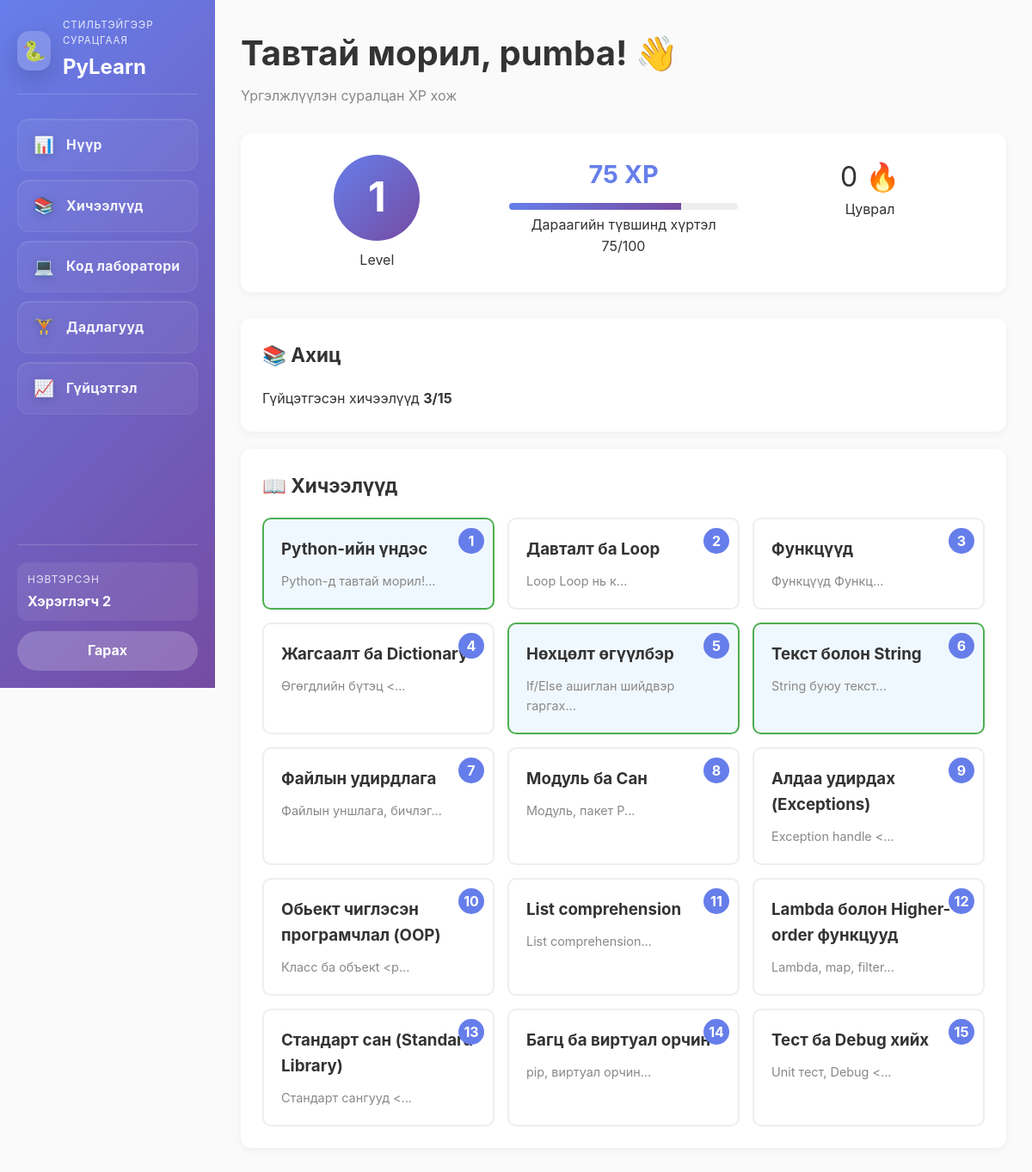
/dashboard (signed in), run on the app's committed database.
### database.py (models this page shows, shortened)
class User(db.Model):
    __tablename__ = 'users'
    id = db.Column(db.Integer, primary_key=True)
    username = db.Column(db.String(80), unique=True, nullable=False)
    password = db.Column(db.String(255), nullable=False)
    xp = db.Column(db.Integer, default=0)
    level = db.Column(db.Integer, default=1)
    created_at = db.Column(db.DateTime, default=datetime.utcnow)
    lessons = db.relationship('Progress', backref='user', lazy=True, cascade='all, delete-orphan')
    quiz_attempts = db.relationship('QuizAttempt', backref='user', lazy=True, cascade='all, delete-orphan')

class Lesson(db.Model):
    __tablename__ = 'lessons'
    id = db.Column(db.Integer, primary_key=True)
    title = db.Column(db.String(255), nullable=False)
    content = db.Column(db.Text, nullable=False)
    code_example = db.Column(db.Text, nullable=False)
    order = db.Column(db.Integer, default=0)
    quizzes = db.relationship('Quiz', backref='lesson', lazy=True, cascade='all, delete-orphan')
    progress = db.relationship('Progress', backref='lesson', lazy=True, cascade='all, delete-orphan')

### app.py (the view)
@app.route('/dashboard')
@login_required
def dashboard():
    user = User.query.get(session['user_id'])
    lessons = Lesson.query.order_by(Lesson.order).all()
    completed_lessons = Progress.query.filter_by(
        user_id=user.id, completed=True
    ).count()
    total_lessons = len(lessons)
    streak = QuizAttempt.get_streak(user.id)
    current_xp_for_level = int((user.level - 1) ** 2 * 100)
    next_xp_for_level = int(user.level ** 2 * 100)
    xp_progress = user.xp - current_xp_for_level
    xp_needed = next_xp_for_level - current_xp_for_level
    xp_percentage = int((xp_progress / xp_needed) * 100) if xp_needed > 0 else 0
    return render_template('dashboard.html',
        user=user,
        lessons=lessons,
        completed_lessons=completed_lessons,
        total_lessons=total_lessons,
        streak=streak,
        xp_percentage=xp_percentage,
        xp_progress=xp_progress,
        xp_needed=xp_needed
    )

### app.py (called while the page is built)
def login_required(f):
    @wraps(f)
    def decorated_function(*args, **kwargs):
        if 'user_id' not in session:
            return redirect(url_for('login'))
        return f(*args, **kwargs)
    return decorated_function

### database.py (called while the page is built)
    def get_streak(user_id):
        attempts = QuizAttempt.query.filter_by(user_id=user_id).order_by(QuizAttempt.attempted_at.desc()).all()
        streak = 0
        for attempt in attempts:
            if attempt.correct:
                streak += 1
            else:
                break
        return streak

### templates/dashboard.html (shortened to what this page needs)
{% extends "base.html" %}
{% block content %}
<div class="dashboard">
    <div class="header">
        <h1>Тавтай морил, {{ user.username }}! 👋</h1>
        <p>Үргэлжлүүлэн суралцан XP хож</p>
    </div>
    <div class="card stats-card">
        <div class="stat-item">
            <div class="level-badge">{{ user.level }}</div>
            <p>Level</p>
        </div>
        <div class="stat-item">
            <div class="xp-display">{{ user.xp }} XP</div>
            <div class="xp-bar">
                <div class="xp-fill" style="width: {{ xp_percentage }}%"></div>
            </div>
            <p>Дараагийн түвшинд хүртэл {{ xp_progress }}/{{ xp_needed }}</p>
        </div>
        <div class="stat-item">
            <div class="streak">{{ streak }} 🔥</div>
            <p>Цуврал</p>
        </div>
    </div>
    <div class="card">
        <h2>📚 Ахиц</h2>
        <div class="progress-overview">
            <div class="progress-item">
                <span>Гүйцэтгэсэн хичээлүүд</span>
                <strong>{{ completed_lessons }}/{{ total_lessons }}</strong>
            </div>
        </div>
    </div>
    <div class="card" id="lessons">
        <h2>📖 Хичээлүүд</h2>
        <div class="lessons-grid">
            {% for lesson in lessons %}
            <a href="{{ url_for('lesson', lesson_id=lesson.id) }}" class="lesson-card {% if (lesson.progress | selectattr('user_id', 'equalto', user.id) | selectattr('completed', 'equalto', True) | list) %}completed{% endif %}">
                <div class="lesson-badge">{{ lesson.order }}</div>
                <h3>{{ lesson.title }}</h3>
                <p>{{ lesson.content[:60] | striptags }}...</p>
            </a>
            {% endfor %}
        </div>
    </div>
</div>
{% endblock %}

### templates/base.html (shortened to what this page needs)
<!DOCTYPE html>
<html lang="en">
<head>
    <link rel="stylesheet" href="{{ url_for('static', filename='css/style.css') }}">
</head>
<body {% if session.get('user_id') and not (hide_sidebar|default(false)) %}class="logged-in"{% endif %}>
    {% if session.get('user_id') and not (hide_sidebar|default(false)) %}
    <div class="sidebar">
        <div class="sidebar-brand">
            <div class="brand-icon">🐍</div>
            <div>
                <p class="brand-kicker">Стильтэйгээр сурацгаая</p>
                <h2>PyLearn</h2>
            </div>
        </div>
        <nav class="sidebar-nav">
            <a href="{{ url_for('dashboard') }}" class="nav-link">
                <span class="icon">📊</span>
                <span class="nav-label">Нүүр</span>
            </a>
            <a href="{{ url_for('dashboard') }}#lessons" class="nav-link">
                <span class="icon">📚</span>
                <span class="nav-label">Хичээлүүд</span>
            </a>
            <a href="{{ url_for('code_lab') }}" class="nav-link">
                <span class="icon">💻</span>
                <span class="nav-label">Код лаборатори</span>
            </a>
            <a href="{{ url_for('exercises') }}" class="nav-link">
                <span class="icon">🏋️</span>
                <span class="nav-label">Дадлагууд</span>
            </a>
            <a href="{{ url_for('progress') }}" class="nav-link">
                <span class="icon">📈</span>
                <span class="nav-label">Гүйцэтгэл</span>
            </a>
        </nav>
        <div class="sidebar-footer">
            <div class="user-profile">
                <p class="user-tag">Нэвтэрсэн</p>
                <p class="user-name">Хэрэглэгч {{ session.get('user_id') }}</p>
            </div>
            <a href="{{ url_for('logout') }}" class="logout-btn">Гарах</a>
        </div>
    </div>
    {% endif %}
    <div class="main-content">
        {% block content %}{% endblock %}
    </div>
</body>
</html>

### static/css/style.css (style rules this page uses)
html, body { width: 100%; height: 100%; margin: 0; padding: 0; overflow-x: hidden; }
body { min-height: 100vh; }
* { margin: 0; padding: 0; box-sizing: border-box; }
:root { --primary: #667eea; --secondary: #764ba2; --success: #4caf50; --error: #f44336; --light: #f5f5f5; --dark: #333; --border: #eee; }
body { font-family: -apple-system, BlinkMacSystemFont, 'Segoe UI', Roboto, 'Helvetica Neue', Arial, sans-serif; background: #fafafa; color: var(--dark); line-height: 1.6; }
html, body { height: 100%; }
.sidebar { position: fixed; left: 0; top: 0; width: 250px; height: 100vh; background: linear-gradient(135deg, var(--primary), var(--secondary)); color: white; padding: 20px; overflow-y: auto; z-index: 1000; }
.main-content { margin-left: 0; min-height: 100vh; background: #fafafa; }
body.logged-in .main-content { margin-left: 250px; }
.dashboard { margin-left: 0; }
.sidebar { display: flex; flex-direction: column; gap: 28px; }
.sidebar-brand { display: flex; align-items: center; gap: 14px; padding-bottom: 12px; border-bottom: 1px solid rgba(255, 255, 255, 0.18); }
.brand-icon { width: 46px; height: 46px; border-radius: 14px; display: grid; place-items: center; background: rgba(255, 255, 255, 0.18); box-shadow: 0 10px 24px rgba(15, 23, 42, 0.18); font-size: 1.4rem; }
.brand-kicker { font-size: 0.72rem; text-transform: uppercase; letter-spacing: 0.08em; opacity: 0.85; margin-bottom: 2px; }
.sidebar-nav { display: flex; flex-direction: column; gap: 10px; flex: 1; }
.nav-link { display: flex; align-items: center; gap: 12px; padding: 14px 16px; color: rgba(255, 255, 255, 0.92); text-decoration: none; border-radius: 14px; border: 1px solid rgba(255, 255, 255, 0.08); background: rgba(255, 255, 255, 0.05); transition: all 0.3s ease; box-shadow: inset 0 1px 0 rgba(255, 255, 255, 0.1); }
.icon { font-size: 1.2em; width: 28px; text-align: center; filter: drop-shadow(0 2px 4px rgba(15, 23, 42, 0.2)); }
.nav-label { font-size: 0.98rem; font-weight: 700; letter-spacing: 0.02em; }
.sidebar-footer { margin-top: auto; padding-top: 20px; border-top: 1px solid rgba(255, 255, 255, 0.18); display: flex; flex-direction: column; gap: 12px; }
.user-profile { text-align: left; padding: 10px 12px; border-radius: 12px; background: rgba(255, 255, 255, 0.08); }
.user-tag { font-size: 0.75rem; text-transform: uppercase; letter-spacing: 0.08em; opacity: 0.8; margin-bottom: 4px; }
.user-name { font-weight: 700; margin-bottom: 0; }
.logout-btn { display: inline-block; padding: 10px 16px; background: rgba(255, 255, 255, 0.2); color: white; border: none; border-radius: 999px; cursor: pointer; text-decoration: none; font-weight: 700; text-align: center; transition: all 0.3s ease; }
.card { background: white; padding: 25px; border-radius: 12px; box-shadow: 0 2px 10px rgba(0, 0, 0, 0.05); margin-bottom: 20px; }
.card h2 { margin-top: 0; margin-bottom: 20px; font-size: 1.4em; }

### templates/dashboard.html (style rules this page uses)
.dashboard { padding: 30px; }
.header { margin-bottom: 30px; }
.header h1 { font-size: 2.5em; margin: 0; }
.header p { color: #888; margin: 5px 0 0 0; }
.stats-card { display: grid; grid-template-columns: repeat(auto-fit, minmax(150px, 1fr)); gap: 20px; margin-bottom: 30px; }
.stat-item { text-align: center; }
.level-badge { font-size: 3em; font-weight: bold; background: linear-gradient(135deg, #667eea 0%, #764ba2 100%); color: white; border-radius: 50%; width: 100px; height: 100px; display: flex; align-items: center; justify-content: center; margin: 0 auto 10px; }
.xp-display { font-size: 1.8em; font-weight: bold; color: #667eea; margin-bottom: 10px; }
.xp-bar { width: 100%; height: 8px; background: #eee; border-radius: 10px; overflow: hidden; margin-bottom: 5px; }
.xp-fill { height: 100%; background: linear-gradient(90deg, #667eea, #764ba2); transition: width 0.5s ease; }
.streak { font-size: 2em; }
.lessons-grid { display: grid; grid-template-columns: repeat(auto-fill, minmax(200px, 1fr)); gap: 15px; }
.lesson-card { padding: 20px; border: 2px solid #eee; border-radius: 10px; text-decoration: none; color: #333; transition: all 0.3s ease; position: relative; }
.lesson-card.completed { background: #f0f8ff; border-color: #4caf50; }
.lesson-badge { position: absolute; top: 10px; right: 10px; background: #667eea; color: white; width: 30px; height: 30px; border-radius: 50%; display: flex; align-items: center; justify-content: center; font-weight: bold; }
.lesson-card h3 { margin: 0 0 10px 0; }
.lesson-card p { margin: 0; color: #888; font-size: 0.9em; }

### data on the page
User: username "pumba", level "1", xp "75"
Lesson: order "1", title "Python-ийн үндэс", content "Python-д тавтай морил!"
Lesson: order "2", title "Давталт ба Loop", content "Loop Loop нь к"
Lesson: order "3", title "Функцүүд", content "Функцүүд Функц"
Lesson: order "4", title "Жагсаалт ба Dictionary", content "Өгөгдлийн бүтэц <"
Lesson: order "5", title "Нөхцөлт өгүүлбэр", content "If/Else ашиглан шийдвэр гаргах"
Lesson: order "6", title "Текст болон String", content "String буюу текст"
Lesson: order "7", title "Файлын удирдлага", content "Файлын уншлага, бичлэг"
Lesson: order "8", title "Модуль ба Сан", content "Модуль, пакет P"
Lesson: order "9", title "Алдаа удирдах (Exceptions)", content "Exception handle <"
Lesson: order "10", title "Обьект чиглэсэн програмчлал (OOP)", content "Класс ба объекt <p"
Lesson: order "11", title "List comprehension", content "List comprehension"
Lesson: order "12", title "Lambda болон Higher-order функцууд", content "Lambda, map, filter"
Lesson: order "13", title "Стандарт сан (Standard Library)", content "Стандарт сангууд <"
Lesson: order "14", title "Багц ба виртуал орчин", content "pip, виртуал орчин"
Lesson: order "15", title "Тест ба Debug хийх", content "Unit тест, Debug <"

### other printed values
{{ session.get('user_id') }} "2"
{{ xp_progress }} "75"
{{ xp_needed }} "100"
{{ streak }} "0"
{{ completed_lessons }} "3"
{{ total_lessons }} "15"
